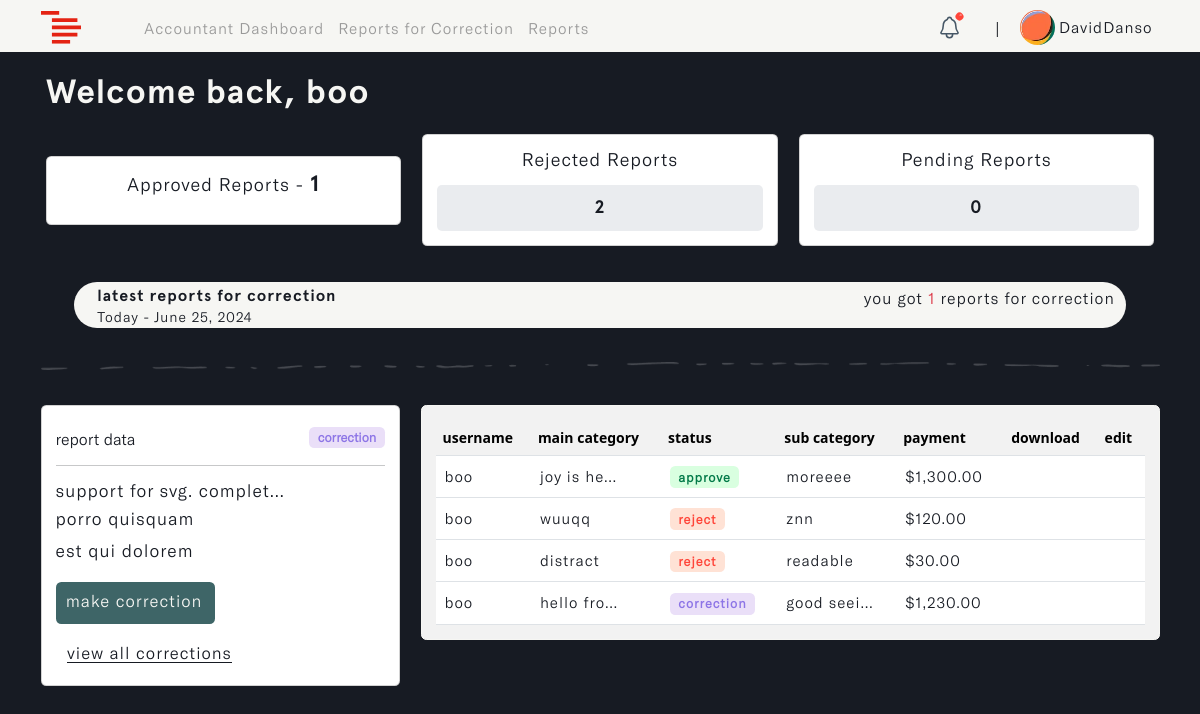
The page /accountant/dashboard (signed in) on the database as committed earlier.
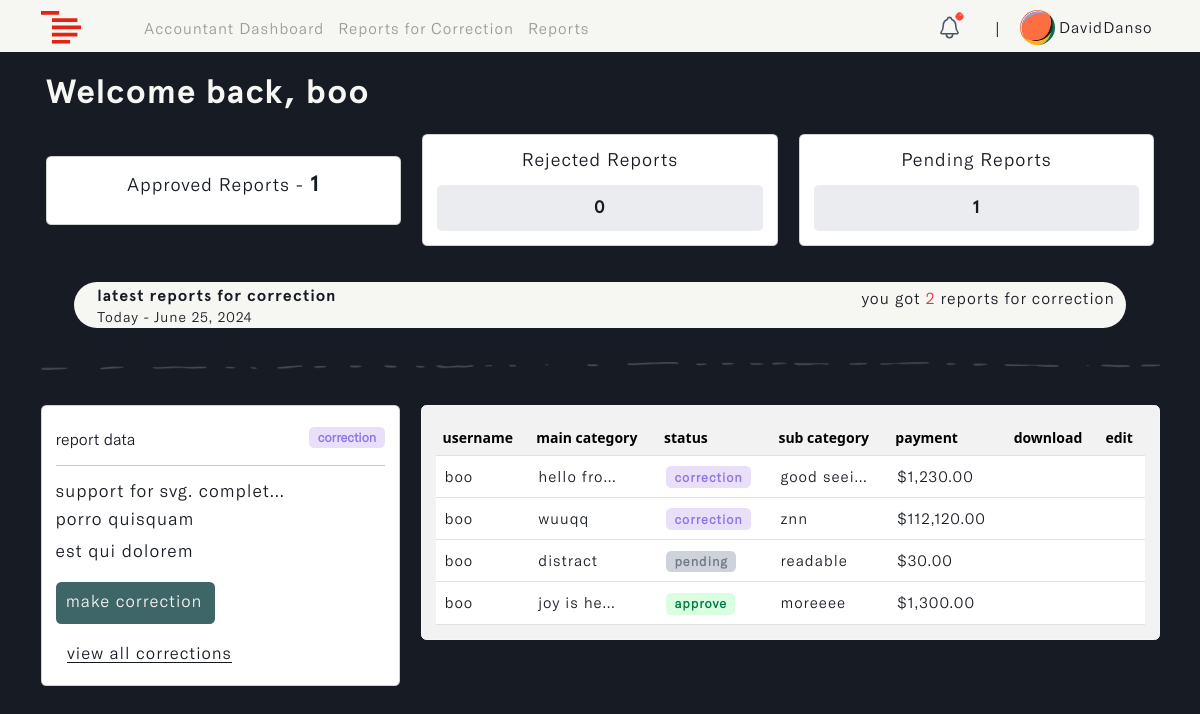
The same page on the database as committed later.
### accounts/models.py (models this page shows, shortened)
class User(AbstractUser):
    ROLES = (
        ('admin', 'Admin'),
        ('accountant', 'Accountant'),
        ('manager', 'Manager'),
    )
    role = models.CharField(max_length=20, choices=ROLES, default='admin')

class Profile(models.Model):
    user = models.OneToOneField(settings.AUTH_USER_MODEL, on_delete=models.CASCADE, blank=True, null=True)
    name = models.CharField(max_length=255, unique=True)
    username = models.CharField(max_length=255, unique=True, blank=True, null=True)
    email = models.EmailField(max_length=255, unique=True)
    updated_time_stamp = models.DateTimeField(auto_now=True)
    created_time_stamp = models.DateTimeField(auto_now_add=True)
    id = models.UUIDField(default=uuid.uuid4, primary_key=True, unique=True, editable=False)

### reports/models.py (models this page shows, shortened)
class Report(models.Model):
    STATUS = (
        ('pending', 'pending'),
        ('correction', 'correction'),
        ('approve', 'approve'),
        ('reject', 'reject')
    )
    account_owner = models.ForeignKey(Profile, on_delete=models.CASCADE, null=True, db_index=True)
    description = models.TextField(null=True, blank=True, db_index=True)
    main_category = models.CharField(max_length=255, null=True, blank=True, db_index=True)
    sub_category = models.CharField(max_length=255, null=True, blank=True, db_index=True)
    status = models.CharField(max_length=255, default="pending", null=True, blank=True, choices=STATUS, db_index=True)
    payment = models.DecimalField(max_digits=10, decimal_places=2, null=True, blank=True, db_index=True)
    updated_time_stamp = models.DateTimeField(auto_now=True, db_index=True)
    created_time_stamp = models.DateTimeField(auto_now_add=True, db_index=True)
    id = models.UUIDField(default=uuid.uuid4, primary_key=True, unique=True, editable=False)
    class Meta:
        ordering = ['-updated_time_stamp']

### accountant/views.py (the view)
# urls.py: path('dashboard', views.accountant_dashboard, name='a_dashboard'),
def accountant_dashboard(request):
    user = request.user.profile
    reports = Report.objects.select_related('account_owner').filter(account_owner=user)
    status_counts = Report.objects.filter(account_owner=user).aggregate(
        approve_count=Count('id', filter=Q(status='approve')),
        reject_count=Count('id', filter=Q(status='reject')),
        pending_count=Count('id', filter=Q(status='pending')),
        correction_count=Count('id', filter=Q(status='correction')),
    )
    approve_count = status_counts['approve_count']
    reject_count = status_counts['reject_count']
    pending_count = status_counts['pending_count']
    correction_count = status_counts['correction_count']
    current_date = datetime.now().strftime("%B %d, %Y")
    context = {
        'reports': reports,
        'approve_count': approve_count,
        'reject_count': reject_count,
        'pending_count': pending_count,
        'correction_count': correction_count,
        'current_date': current_date
    }
    return render(request, 'accountant/a_dashboard.html', context)

### accountant/templates/accountant/a_dashboard.html (shortened to what this page needs)
{% load static %}
{% load widget_tweaks %}
{% load humanize %}
<!DOCTYPE html>
<html lang="en" class="js has-scroll-init has-scroll-smooth">
  <head>
    <link rel="stylesheet" href="{% static '/css/bootstrap.min.css' %}" />
    <link rel="stylesheet" href="{% static '/css/a_dashboard.css' %}" />
  </head>
  <body
    id="pageTop"
    class="page-content"
    data-spy="scroll"
    data-target="#mainNav"
  >
    {% include 'nav.html' %}
    <main>
      <div data-scroll class="page page--layout-2" id="main">
        <div id="hero">
          <div class="container-fluid">
            <div class="hero-intro">
              <h1>Welcome back, {{request.user.profile.username}}</h1>
              <div class="row" id="dashboard_card">
                <div class="col-md-4 align-self-center">
                  <div class="card" id="main_card">
                    <div class="card-body">
                      <h6>
                        approved reports - <span>{{approve_count}}</span>
                      </h6>
                    </div>
                  </div>
                </div>
                <div class="col-md-4">
                  <div class="card">
                    <div class="card-body">
                      <h6 id="rejected_">
                        rejected reports
                      </h6>
                      <div id="stats">
                        <center>
                          <small>{{reject_count}}</small>
                        </center>
                      </div>
                    </div>
                  </div>
                </div>
                <div class="col-md-4">
                  <div class="card">
                    <div class="card-body">
                      <h6 id="pending_">
                        pending reports
                      </h6>
                      <div id="stats">
                        <center>
                          <small>{{pending_count}}</small>
                        </center>
                      </div>
                    </div>
                  </div>
                </div>
              </div>
            </div>
          </div>
        </div>
        <div id="correction">
          <div class="container">
            <div class="correction-intro">
              <h2 id="h2-text">
                <span id="move_txt">
                  latest reports for correction <br />
                  <small>Today - {{current_date}}</small>
                </span>
              </h2>
              <h2 class="align-self-center" id="h2-icon">
                you got
                <span class="text-danger">{{correction_count}}</span> reports
                for correction
              </h2>
            </div>
            <img
              src="{% static 'images/line.png'%}"
              class="img-fluid d-flex mx-auto"
              id="page_line"
              alt="page_line"
            />
            <div class="row">
              <div class="col-md-4" id="correction-card">
                <div class="card">
                  <div class="card-body">
                    <small
                      >report data
                      <span class="badge correction">correction</span></small
                    >
                    <hr />
                    <h3 id="description">support for svg. complet…</h3>
                    <h3 id="main_cat">
                      porro quisquam
                    </h3>
                    <h3 id="sub_cat">
                      est qui dolorem
                    </h3>
                    <a href="#" id="corrections" class="btn">
                       make
                      correction
                    </a>
                    <a
                      href="{% url 'corrections' %}"
                      id="all_corrections"
                      class="btn"
                    >
                      <span>view all corrections</span>
                    </a>
                  </div>
                </div>
              </div>
              <div class="col-md-8" id="reports-table">
                <div class="card">
                  <div class="card-body">
                    <table class="table table-hover" id="invoice_table">
                      <thead>
                        <tr>
                          <th scope="col">username</th>
                          <th scope="col">main category</th>
                          <th scope="col">status</th>
                          <th scope="col">sub category</th>
                          <th scope="col">payment</th>
                          <th scope="col">download</th>
                          <th scope="col">edit</th>
                        </tr>
                      </thead>
                      <tbody>
                        {% for report in reports %}
                        <tr>
                          <td>{{report.account_owner.username}}</td>
                          <td>{{report.main_category|truncatechars:10}}</td>
                          <td>
                            {% if report.status == 'pending' %}
                            <span class="badge pending">pending</span>
                            {% elif report.status == 'reject' %}
                            <span class="badge reject">reject</span>
                            {% elif report.status == 'correction' %}
                            <span class="badge correction">correction</span>
                            {% else %}
                            <span class="badge approve">approve</span>
                            {% endif %}
                          </td>
                          <td>{{report.sub_category|truncatechars:10}}</td>
                          <td>${{report.payment|floatformat:2|intcomma}}</td>
                          <td>
                          </td>
                          <td>
                          </td>
                        </tr>
                        {% endfor %}
                      </tbody>
                    </table>
                  </div>
                </div>
              </div>
            </div>
          </div>
        </div>
      </div>
    </main>
  </body>
</html>

### templates/nav.html (shortened to what this page needs)
{% load static %}
{% load active_link_tags %}
<nav class="navbar navbar-expand-lg fixed-top menu" id="mainNav">
  <div class="container">
    <a class="navbar-brand" href="#">
      <img
        src="{% static 'images/logo.svg' %}"
        class="img-fluid"
        id="logo"
        alt="logo"
      />
    </a>
    <div class="collapse navbar-collapse" id="navbarSupportedContent">
      {% if request.user.role == 'admin' %}
      <ul class="navbar-nav me-auto mb-2 mb-lg-0 left--links">
        <li class="nav-item">
          <a
            class="nav-link {% active_link 'dashboard' %}"
            href="{% url 'dashboard' %}"
            >Admin Dashboard</a
          >
        </li>
        <li class="nav-item">
          <a class="nav-link {% active_link 'users' %}" href="{% url 'users' %}"
            >Users</a
          >
        </li>
      </ul>
      {% elif request.user.role == 'accountant' %}
      <ul class="navbar-nav me-auto mb-2 mb-lg-0 left--links">
        <li class="nav-item">
          <a
            class="nav-link {% active_link 'a_dashboard' %}"
            href="{% url 'a_dashboard' %}"
            >Accountant Dashboard</a
          >
        </li>
        <li class="nav-item">
          <a
            class="nav-link {% active_link 'corrections' %}"
            href="{% url 'corrections' %}"
            >Reports for Correction</a
          >
        </li>
        <li class="nav-item">
          <a
            class="nav-link {% active_link 'reports' %}"
            href="{% url 'reports' %}"
            >Reports</a
          >
        </li>
      </ul>
      {% endif %}
      <ul class="navbar-nav mb-2 mb-lg-0" id="rightNav">
        <li class="nav-item align-self-center">
          <a class="nav-link" href="#">
            <img
              id="notification_img"
              src="{% static '/images/notifications-outline.svg' %}"
              class="img-fluid"
              alt="notification_img"
            />
            <sup
              ><img
                id="notification_dot"
                src="{% static '/images/dot.svg' %}"
                class="img-fluid"
                alt="notification_dot"
            /></sup>
          </a>
        </li>
        <li class="nav-item align-self-center" id="nav_span"><span>|</span></li>
        <li class="nav-item dropdown">
          <a class="nav-link" href="{% url 'profile' %}">
            <img
              id="profile_img"
              src="{% static '/images/avatar.webp' %}"
              class="img-fluid rounded-circle"
              alt="profile_img"
            />
            <small>{{request.user.profile.name}}</small>
          </a>
        </li>
      </ul>
    </div>
  </div>
</nav>

### static/css/a_dashboard.css (style rules this page uses)
*, *::after, *::before { box-sizing: border-box; margin: 0; padding: 0; }
html, body { box-sizing: border-box; font-size: 14px; margin: 0; padding: 0; width: 100%; overflow-x: hidden; background: var(--main-color); -webkit-font-smoothing: antialiased; -moz-osx-font-smoothing: grayscale; scroll-behavior: smooth; }
a { text-decoration: none; }
.page-content { --main-color: #171b23; --text-color: #f6f6f3; --header-font: "Apercu-Bold"; --text-font: "GTAmerica-Light"; }
a { text-decoration: none; color: var(--accent-color); }
#mainNav { transform: translateY(0); transition: padding-top 0.3s, padding-bottom 0.3s; padding-top: 3px; padding-bottom: 0px; background: var(--text-color); transform: translateY(0); opacity: 1; z-index: 9; width: 100vw; }
#profile_img { width: 35px; }
#mainNav small { font-size: 1.2rem; font-family: var(--text-font); color: var(--main-color); letter-spacing: 1px; vertical-align: middle; }
#mainNav .navbar-brand { color: #8858d1; }
.left--links a { font-family: var(--text-font); color: #999; letter-spacing: 1px; font-size: 1.2rem; line-height: normal; }
#nav_span { margin-left: 12px; margin-right: 12px; }
#notification_img { width: 25px; vertical-align: middle; }
#notification_dot { width: 9px; margin-left: -28%; margin-top: -35%; }
#hero { margin-top: 6%; }
.hero-intro { margin: 3%; }
.hero-intro h1 { font-size: 4.2vh; font-family: var(--header-font); color: var(--text-color); letter-spacing: 1px; margin-bottom: 2%; }
#dashboard_card #stats { background-color: #c1c7d157; border-radius: 5px; padding: 3%; }
#dashboard_card h6 { color: var(--main-color); letter-spacing: 1px; font-family: var(--text-font); font-size: 1.3rem; text-transform: capitalize; text-align: center; }
#dashboard_card h6 span { font-family: var(--header-font); font-size: 1.6rem; }
#dashboard_card small { color: var(--main-color); letter-spacing: 1px; font-family: var(--header-font); font-size: 1.3rem; }
#page_line { margin-top: 3%; }
#correction { margin-top: 2%; }
.correction-intro { margin: 3%; display: flex; justify-content: space-between; background-color: var(--text-color); padding: 4px; border-radius: 65px; padding-right: 1%; padding-left: 1%; }
.correction-intro h2 { font-size: 2vh; font-family: var(--text-font); color: var(--main-color); letter-spacing: 1px; line-height: 1.3; }
#move_txt { position: absolute; margin-left: 1%; font-family: var(--header-font); }
#move_txt small { font-family: var(--text-font); }
#correction-card { margin-top: 3%; }
#correction-card small { font-size: 2vh; font-family: var(--text-font); color: var(--main-color); }
#correction-card h3 { font-size: 2.2vh; font-family: var(--text-font); color: var(--main-color); letter-spacing: 1px; }
#correction-card .correction { background: #eadff8; color: #8d75e6; font-size: 1.6vh; float: right; }
#corrections { color: var(--text-color); letter-spacing: 1px; font-family: var(--text-font); font-size: 1.2rem; cursor: pointer; line-height: 1.4; background-color: #3e6567; transition: all 0.5s ease-in-out; margin-top: 3%; margin-bottom: -2%; }
#all_corrections { color: var(--main-color); letter-spacing: 1px; font-family: var(--text-font); font-size: 1.2rem; margin-top: 5%; transition: all 0.5s ease-in-out; }
#all_corrections span { border-bottom: 1px solid var(--main-color); }
#reports-table { margin-top: 3%; }
#reports-table .card { border: 1px solid var(--text-color); background: #f7f7f7f9; }
#reports-table table { margin-bottom: 0px; }
#reports-table th { background-color: transparent; }
#reports-table td { font-size: 1.9vh; font-family: var(--text-font); color: var(--main-color); letter-spacing: 1px; padding: 9px; text-transform: lowercase; }
#reports-table .pending { background: #c1c7d1ca; color: #5b616bca; font-size: 1.6vh; }
#reports-table .correction { background: #eadff8; color: #8d75e6; font-size: 1.6vh; }
#reports-table .approve { background: #d9ffe0; color: #027a48; font-size: 1.6vh; }
@media (min-width: 1200px) { #mainNav small { font-size: 1.1rem; } }
@media (min-width: 1200px) { .left--links { margin-left: 4%; } }
@media (min-width: 1200px) { .left--links a { font-size: 1.1rem; } }

Rows that differ between the two databases and show on the page:
changed Report "hello fro…": moves up the list
changed Report "wuuqq": payment "120.00" → "112,120.00"; status "reject" → "correction"
changed Report "distract": status "reject" → "pending"
shown differently, row unchanged: Report "moreeee": moves down the list
Other text that changed with them:
{{ reject_count }}: "2" → "0"
{{ pending_count }}: "0" → "1"
{{ correction_count }}: "1" → "2"
